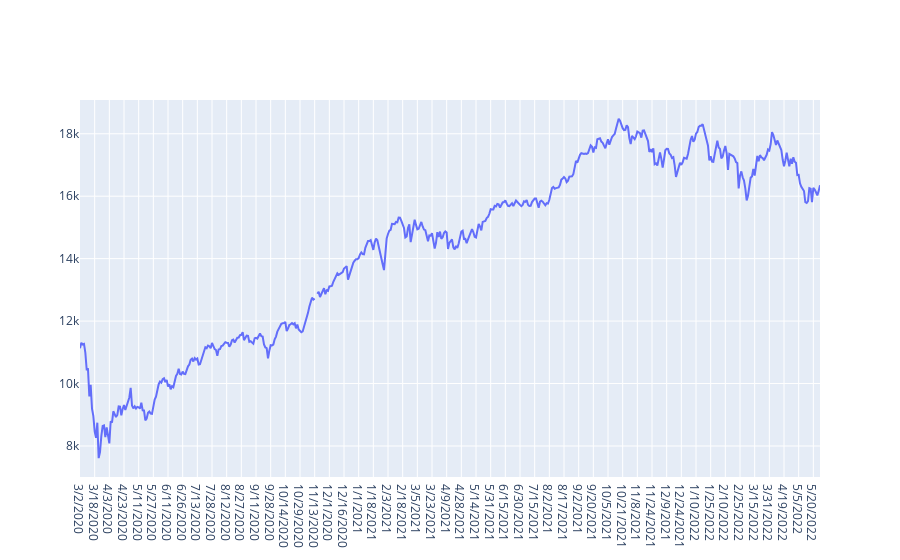

Source (notebook cell):
### Code cell
fig = go.Figure([go.Scatter(x=df['Date'], y=df['Close'])])
fig.show()

### Figure 1 — Plotly figure (JSON) as saved in the notebook; plotly's stock layout.template omitted (floating-point values rounded to 4 significant figures; data arrays with more than 128 entries replaced by an {"elided": "..."} marker saying what was removed)
{"data": [{"type": "scatter", "x": {"elided": "556 str values"}, "y": {"elided": "556 float values"}}], "layout": {}}
